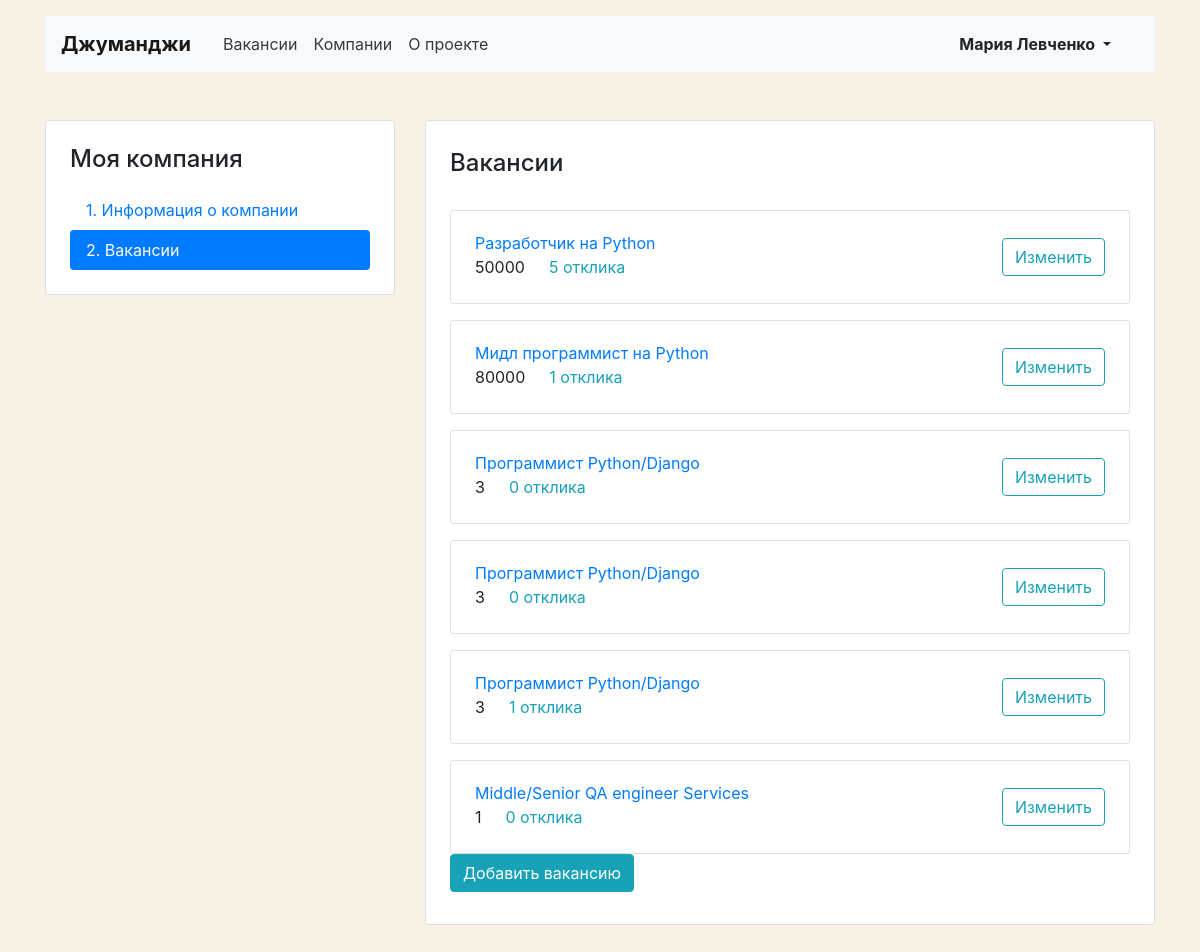
/vacancy-list (signed in), run on an earlier commit of the app's database.
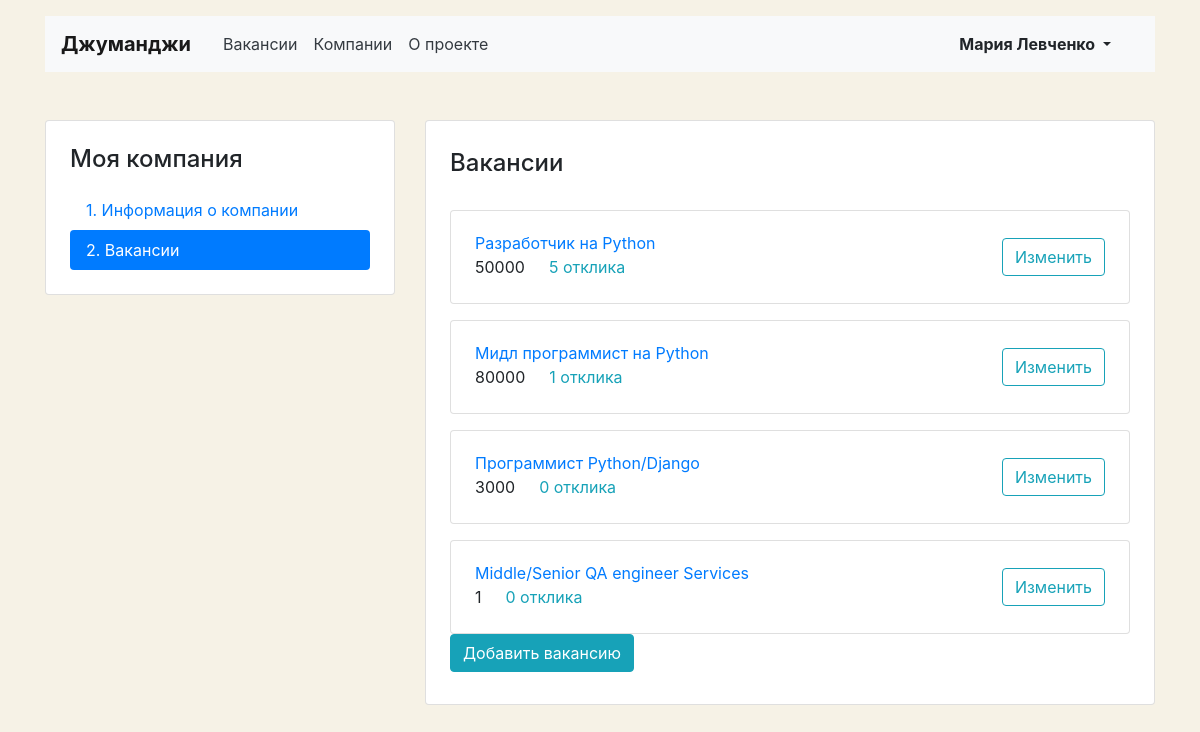
And on a later commit of the database.
### vacancies/models.py (models this page shows, shortened)
class Vacancy(models.Model):
    title = models.CharField(max_length=40, blank=True, null=True, verbose_name='Название вакансии')
    specialty = models.ForeignKey(Specialty, related_name='vacancies', on_delete=models.CASCADE, verbose_name='Специализация')
    company = models.ForeignKey(
        Company,
        related_name='vacancies',
        on_delete=models.CASCADE,
        verbose_name='Название компании')
    skills = models.CharField(max_length=1000, blank=True, null=True, verbose_name='Требуемые навыки')
    description = models.CharField(max_length=10000, blank=True, null=True, verbose_name='Описание вакансии')
    salary_min = models.IntegerField(verbose_name='Зарплата от')
    salary_max = models.IntegerField(verbose_name='Зарплата до')
    published_at = models.DateTimeField(auto_now=True)

### vacancies/views.py (the view)
# urls.py: path('vacancy-list', views.MyVacancyListView.as_view(), name='my_vacancies'),
class MyVacancyListView(ListView):
    model = Vacancy
    template_name = 'vacancy-list.html'
    def get_queryset(self):
        vacancies = super().get_queryset()
        vacancies = Vacancy.objects.filter(company__owner=self.request.user.id)
        return vacancies

### templates/vacancy-list.html
{% extends 'personal_base.html' %}
{% block content %}
  <main class="container mt-3 pb-5">
    <div class="row mt-5">
      <div class="col-12 col-lg-4">
        <aside class="pt-3 pb-4 px-4 mb-5 card">
          <h1 class="h4 pt-2 pb-2">Моя компания</h1>
          <div class="nav flex-column nav-pills" id="v-pills-tab" role="tablist" aria-orientation="vertical">
            <a class="nav-link" href="{% url 'vacancies:mycompany' %}">1. Информация о&nbsp;компании</a>
            <a class="nav-link active" href="#">2. Вакансии</a>
          </div>
        </aside>
      </div>
      <div class="col-12 col-lg-8">
        <div class="card">
          <div class="card-body px-4 pb-4">
            <section class="tab-pane fade show active">
              <h2 class="h4 pt-2 pb-3">Вакансии</h2>
              {% for vacancy in object_list %}
              <div class="card mt-3">
                <div class="card-body px-4">
                  <div class="row align-items-center">
                    <div class="col-6 col-lg-8">
                      <a href="{% url 'vacancies:vacancy' vacancy.id %}" class="mb-1"> {{ vacancy.title }}</a>
                      <p class="mb-1">
                        <span class="mr-4">{{ vacancy.salary_min }}</span><a href="" class="text-info">{{ vacancy.applications.count }} отклика</a>
                      </p>
                    </div>
                    <div class="col-6 col-lg-4 text-right">
                      <a href="{% url 'vacancies:vacancy-edit' vacancy.id %}" class="btn btn-outline-info">Изменить</a>
                    </div>
                  </div>
                </div>
              </div>
              {% endfor %}
              <a href="{% url 'vacancies:vacancy-create' %}" class="btn btn-info mb-2">Добавить вакансию</a>
            </section>
          </div>
        </div>
      </div>
    </div>
  </main>
{% endblock %}

What changed in the data, as far as the page shows it:
removed Vacancy: title "Программист Python/Django", salary_min "3", applications.count "0"
removed Vacancy: title "Программист Python/Django", salary_min "3", applications.count "1"
changed Vacancy "Программист Python/Django": salary_min "3" → "3000"
